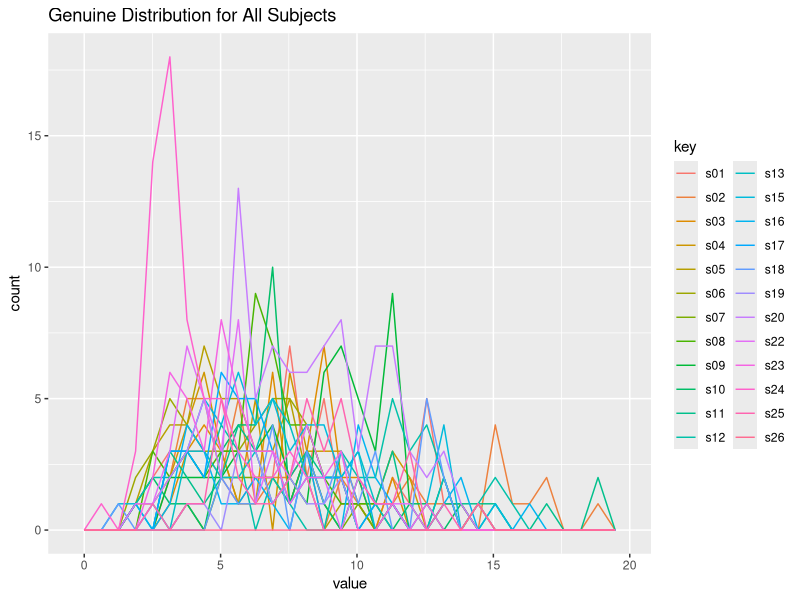

Reproduce this figure in R.
## ---- chunk 1
knitr::opts_chunk$set(echo = TRUE)
library(ggplot2)
library(tidyverse)
library(knitr)
library(reshape)
## ---- chunk 2
data <- read.csv("hwscores.csv")
## ---- chunk 3
cbind.fill <- function(...){
    nm <- list(...) 
    nm <- lapply(nm, as.matrix)
    n <- max(sapply(nm, nrow)) 
    do.call(cbind, lapply(nm, function (x) 
        rbind(x, matrix(, n-nrow(x), ncol(x))))) 
}
## ---- chunk 4
# get list of 24 people
a <- data.frame(colnames(data))
a$new <- substr(a$colnames.data., 1, 3)
people <- unique(a$new)
people2 <- data.frame(people)
## ---- chunk 5
# set up df where each col == 1 person's genuine scores
genuine.data <- list()

for(i in 1:length(people)){
    id1 <- people[i]
    # filter col
    current <- select(data, starts_with(id1))
    names <- colnames(current)
    # filter row using names
    temp <- current[names, ]
    # only use the top half of the matrix
    temp[lower.tri(temp)] <- NA
    # remove NA and 0s
    v <- unlist(temp)
    d <- data.frame(v)
    d2 <- na.exclude(d)
    d3 <- d2[d2!=0]
    d4 <- as.data.frame(d3)
    # add to genuine.data
    genuine.data <- cbind.fill(genuine.data, d4)
}
## ---- chunk 6
# remove empty first col
genuine.data <-subset(genuine.data, select= -c(1))
# set colnames for legend
colnames(genuine.data) <- people2$people
genuine.data <- data.frame(genuine.data)
# convert to long format
temp <- gather(genuine.data, key = "key", value = "value")
temp$value <- as.numeric(temp$value)

# plot
ggplot(data = temp, aes(x = value, color = key)) + 
  geom_freqpoly() +
  ggtitle("Genuine Distribution for All Subjects")
## ---- chunk 7
# convert all columns to numeric
numeric <- lapply(genuine.data, as.numeric)

means <- data.frame(lapply(numeric, mean, na.rm = TRUE))
ranges <- data.frame(lapply(numeric, range, na.rm = TRUE))

# print nicely
kable(means)
kable(ranges)

## ---- chunk 8
all.scores <- unlist(numeric)
all.scores.mean <- data.frame(mean(all.scores, na.rm = TRUE))
colnames(all.scores.mean)<- c("Mean")
kable(all.scores.mean)
## ---- chunk 9
# use Part 3 results and which.max find the index
largest.mean.index <- which.max(means)
largest.mean.person <- data.frame(people[largest.mean.index]) 
smallest.mean.index <- which.min(means)
smallest.mean.person <- data.frame(people[smallest.mean.index])

t.ranges <- t(ranges)
t.ranges <- as.data.frame(t.ranges)
t.ranges$new <- abs(t.ranges$V1 - t.ranges$V2)

largest.range.index <- which.max(t.ranges$new)
largest.range.person <- data.frame(people[largest.range.index])

kable(largest.mean.person) # s18
kable(smallest.mean.person) 
kable(largest.range.person) 
## ---- chunk 10

# convert matrix into list format
all.data <- as.matrix(data)
scores_list <- melt(all.data)[melt(upper.tri(all.data))$value,]

# get imposter data
scores_list$seq_1_subject <- substr(scores_list$X1, 2, 3)
scores_list$seq_2_subject <- substr(scores_list$X2, 2, 3)
imposter_data <- scores_list[!scores_list$seq_1_subject==scores_list$seq_2_subject, ]

# get the minimum distance score
min_imposter <- min(imposter_data$value)
min_imposter_pair <- which(imposter_data$value == min_imposter)

kable(imposter_data[min_imposter_pair,])

## ---- chunk 11

genuine_data <- scores_list[scores_list$seq_1_subject==scores_list$seq_2_subject, ]

min_genuine <- min(genuine_data$value)
min_genuine_pair <- which(genuine_data$value == min_genuine)

kable(genuine_data[min_genuine_pair,])
